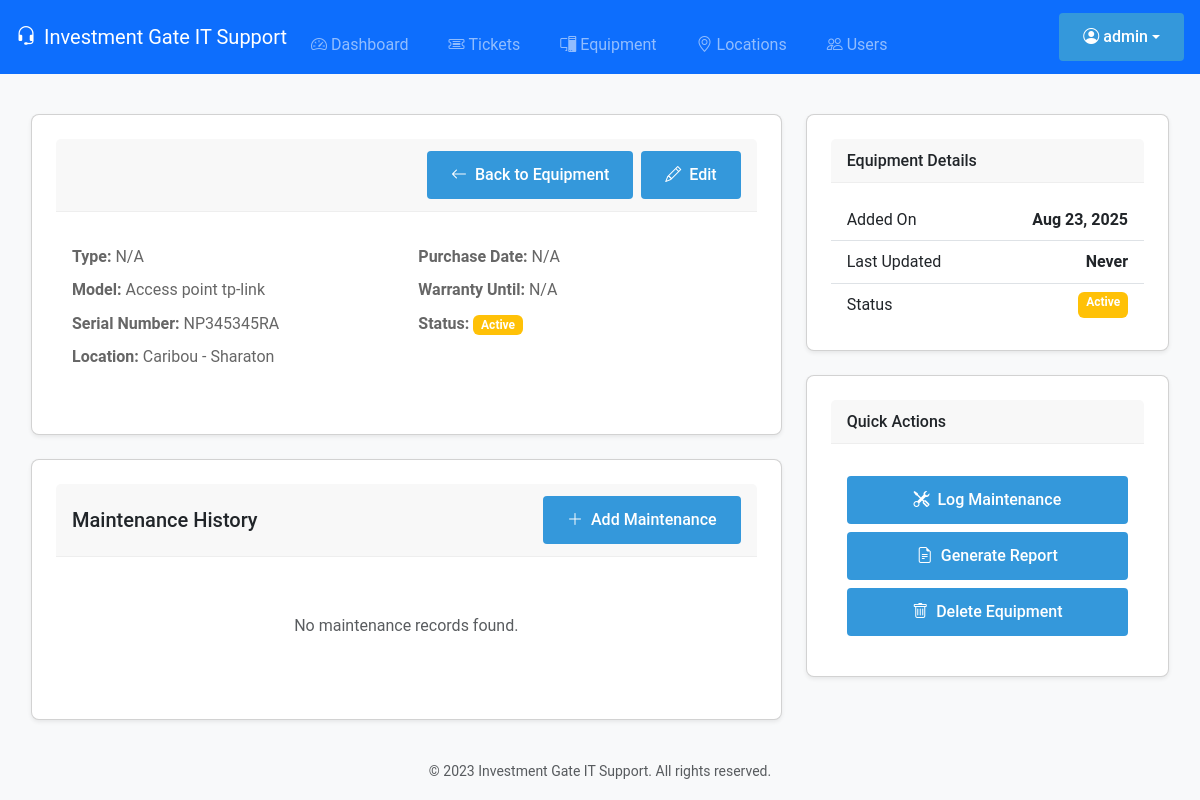
Screenshot of /equipment/1 (signed in) with the database file from the repository.
### tables this page shows
CREATE TABLE users (
    id INTEGER PRIMARY KEY AUTOINCREMENT,
    username TEXT UNIQUE NOT NULL,
    password TEXT NOT NULL,
    full_name TEXT NOT NULL,
    email TEXT UNIQUE NOT NULL,
    role TEXT NOT NULL DEFAULT 'user',
    created_at TIMESTAMP DEFAULT CURRENT_TIMESTAMP
);

CREATE TABLE equipment (
    id INTEGER PRIMARY KEY AUTOINCREMENT,
    device_type TEXT NOT NULL,
    model TEXT NOT NULL,
    serial_number TEXT UNIQUE NOT NULL,
    location_id INTEGER,
    ip_address TEXT,
    status TEXT NOT NULL DEFAULT 'Active',
    installation_date DATE,
    notes TEXT,
    created_at TIMESTAMP DEFAULT CURRENT_TIMESTAMP,
    FOREIGN KEY (location_id) REFERENCES locations (id)
);

CREATE TABLE locations (
    id INTEGER PRIMARY KEY AUTOINCREMENT,
    name TEXT NOT NULL,
    address TEXT NOT NULL,
    contact_person TEXT NOT NULL,
    contact_phone TEXT NOT NULL,
    anydesk_id TEXT,
    created_at TIMESTAMP DEFAULT CURRENT_TIMESTAMP
);

### application.py (the view)
@app.route('/equipment/<int:equipment_id>')
@login_required
def view_equipment(equipment_id):
    conn = get_db_connection()
    equipment = conn.execute('''
        SELECT e.*, l.name as location_name
        FROM equipment e
        LEFT JOIN locations l ON e.location_id = l.id
        WHERE e.id = ?
    ''', (equipment_id,)).fetchone()
    if not equipment:
        conn.close()
        flash('Equipment not found', 'danger')
        return redirect(url_for('equipment'))
    maintenance = conn.execute('''
        SELECT m.*, u.username as performed_by_username
        FROM maintenance m
        LEFT JOIN users u ON m.performed_by = u.id
        WHERE m.equipment_id = ?
        ORDER BY m.date_performed DESC
    ''', (equipment_id,)).fetchall()
    conn.close()
    return render_template('view_equipment.html',
                         equipment=dict(equipment),
                         maintenance=maintenance)

### application.py (called while the page is built)
def datetimeformat(value, format='%Y-%m-%d %H:%M'):
    if not value:
        return ""
    if hasattr(value, 'strftime'):
        return value.strftime(format)
    if isinstance(value, str):
        try:
            dt = datetime.fromisoformat(value.replace('Z', '+00:00'))
            return dt.strftime(format)
        except (ValueError, AttributeError):
            try:
                from dateutil import parser
                dt = parser.parse(value)
                return dt.strftime(format)
            except:
                return value  # Return as is if parsing fails
    return str(value)  # Fallback to string representation

@login_manager.user_loader
def load_user(user_id):
    conn = get_db_connection()
    user = conn.execute('SELECT * FROM users WHERE id = ?', (user_id,)).fetchone()
    conn.close()
    if not user:
        return None
    return User(user['id'], user['username'], user['role'])

def get_db_connection():
    conn = sqlite3.connect('database.db')
    conn.row_factory = sqlite3.Row
    conn.execute('PRAGMA busy_timeout = 5000')  # 5 second timeout
    return conn

### templates/view_equipment.html (shortened to what this page needs)
{% extends "base.html" %}
{% block content %}
<div class="container mt-4">
    <div class="row">
        <div class="col-md-8">
            <div class="card mb-4">
                <div class="card-header d-flex justify-content-between align-items-center">
                    <div>
                        <a href="{{ url_for('equipment') }}" class="btn btn-sm btn-outline-secondary me-1">
                            <i class="bi bi-arrow-left me-1"></i> Back to Equipment
                        </a>
                        <a href="{{ url_for('edit_equipment', equipment_id=equipment.id) }}" class="btn btn-sm btn-primary">
                            <i class="bi bi-pencil me-1"></i> Edit
                        </a>
                    </div>
                </div>
                <div class="card-body">
                    <div class="row mb-3">
                        <div class="col-md-6">
                            <p class="mb-2"><strong>Type:</strong> {{ equipment.type or 'N/A' }}</p>
                            <p class="mb-2"><strong>Model:</strong> {{ equipment.model or 'N/A' }}</p>
                            <p class="mb-2"><strong>Serial Number:</strong> {{ equipment.serial_number or 'N/A' }}</p>
                            <p class="mb-2"><strong>Location:</strong> {{ equipment.location_name or 'Unassigned' }}</p>
                        </div>
                        <div class="col-md-6">
                            <p class="mb-2"><strong>Purchase Date:</strong> {{ equipment.purchase_date|datetimeformat('%b %d, %Y') if equipment.purchase_date else 'N/A' }}</p>
                            <p class="mb-2"><strong>Warranty Until:</strong> {{ equipment.warranty_until|datetimeformat('%b %d, %Y') if equipment.warranty_until else 'N/A' }}</p>
                            <p class="mb-2"><strong>Status:</strong>
                                <span class="badge bg-{{ 'success' if equipment.status == 'active' else 'warning' }}">
                                    {{ equipment.status|title or 'N/A' }}
                                </span>
                            </p>
                        </div>
                    </div>
                </div>
            </div>
            <div class="card">
                <div class="card-header d-flex justify-content-between align-items-center">
                    <h5 class="mb-0">Maintenance History</h5>
                    <a href="#" class="btn btn-sm btn-primary" data-bs-toggle="modal" data-bs-target="#addMaintenanceModal">
                        <i class="bi bi-plus-lg me-1"></i> Add Maintenance
                    </a>
                </div>
                <div class="card-body">
                    {% if maintenance %}
                        <div class="table-responsive">
                            <table class="table table-hover">
                                <thead>
                                    <tr>
                                        <th>Date</th>
                                        <th>Type</th>
                                        <th>Performed By</th>
                                        <th>Description</th>
                                    </tr>
                                </thead>
                                <tbody>
                                    {% for record in maintenance %}
                                    <tr>
                                        <td>{{ record.date_performed|datetimeformat('%b %d, %Y') }}</td>
                                        <td>{{ record.maintenance_type|title }}</td>
                                        <td>{{ record.performed_by_username or 'System' }}</td>
                                        <td>{{ record.description|truncate(50) }}</td>
                                    </tr>
                                    {% endfor %}
                                </tbody>
                            </table>
                        </div>
                    {% else %}
                        <div class="text-center py-4">
                            <p class="text-muted">No maintenance records found.</p>
                        </div>
                    {% endif %}
                </div>
            </div>
        </div>
        <div class="col-md-4">
            <div class="card mb-4">
                <div class="card-header">
                    <h6 class="mb-0">Equipment Details</h6>
                </div>
                <ul class="list-group list-group-flush">
                    <li class="list-group-item d-flex justify-content-between">
                        <span>Added On</span>
                        <strong>{{ equipment.created_at|datetimeformat('%b %d, %Y') }}</strong>
                    </li>
                    <li class="list-group-item d-flex justify-content-between">
                        <span>Last Updated</span>
                        <strong>{{ equipment.updated_at|datetimeformat('%b %d, %Y') if equipment.updated_at else 'Never' }}</strong>
                    </li>
                    <li class="list-group-item d-flex justify-content-between">
                        <span>Status</span>
                        <span class="badge bg-{{ 'success' if equipment.status == 'active' else 'warning' }}">
                            {{ equipment.status|title or 'N/A' }}
                        </span>
                    </li>
                </ul>
            </div>
            <div class="card">
                <div class="card-header">
                    <h6 class="mb-0">Quick Actions</h6>
                </div>
                <div class="card-body">
                    <div class="d-grid gap-2">
                        <a href="#" class="btn btn-outline-primary" data-bs-toggle="modal" data-bs-target="#addMaintenanceModal">
                            <i class="bi bi-tools me-1"></i> Log Maintenance
                        </a>
                        <a href="#" class="btn btn-outline-secondary">
                            <i class="bi bi-file-earmark-text me-1"></i> Generate Report
                        </a>
                        <a href="#" class="btn btn-outline-danger" data-bs-toggle="modal" data-bs-target="#deleteEquipmentModal">
                            <i class="bi bi-trash me-1"></i> Delete Equipment
                        </a>
                    </div>
                </div>
            </div>
        </div>
    </div>
</div>
{% endblock %}

### templates/base.html (shortened to what this page needs)
<!DOCTYPE html>
<html lang="en">
<head>
    <link href="https://cdn.jsdelivr.net/npm/bootstrap@5.3.0/dist/css/bootstrap.min.css" rel="stylesheet">
    <link rel="stylesheet" href="https://cdn.jsdelivr.net/npm/bootstrap-icons@1.11.0/font/bootstrap-icons.css">
    <link rel="stylesheet" href="{{ url_for('static', filename='css/styles.css') }}">
</head>
<body>
    {% if not hide_nav %}
    <nav class="navbar navbar-expand-lg navbar-dark bg-primary py-2">
        <div class="container-fluid px-2 px-sm-3">
            <a class="navbar-brand d-flex align-items-center" href="{{ url_for('index') }}">
                <i class="bi bi-headset me-2"></i>
                <span class="d-none d-sm-inline">Investment Gate IT Support</span>
            </a>
            <div class="collapse navbar-collapse" id="navbarNav">
                <ul class="navbar-nav me-auto mb-2 mb-lg-0">
                    <li class="nav-item">
                        <a class="nav-link {% if request.endpoint == 'dashboard' %}active{% endif %}"
                           href="{{ url_for('dashboard') }}">
                            <i class="bi bi-speedometer2 me-1"></i>Dashboard
                        </a>
                    </li>
                    <li class="nav-item">
                        <a class="nav-link {% if request.endpoint == 'tickets' %}active{% endif %}"
                           href="{{ url_for('tickets') }}">
                            <i class="bi bi-ticket-detailed me-1"></i>Tickets
                        </a>
                    </li>
                    {% if current_user.role != 'opentickets' %}
                    <li class="nav-item">
                        <a class="nav-link {% if request.endpoint == 'equipment' %}active{% endif %}"
                           href="{{ url_for('equipment') }}">
                            <i class="bi bi-pc-display me-1"></i>Equipment
                        </a>
                    </li>
                    <li class="nav-item">
                        <a class="nav-link {% if request.endpoint == 'locations' %}active{% endif %}"
                           href="{{ url_for('locations') }}">
                            <i class="bi bi-geo-alt me-1"></i>Locations
                        </a>
                    </li>
                    {% endif %}
                    {% if current_user.is_authenticated and current_user.role == 'admin' %}
                    <li class="nav-item">
                        <a class="nav-link {% if request.endpoint == 'users' %}active{% endif %}"
                           href="{{ url_for('users') }}">
                            <i class="bi bi-people me-1"></i>Users
                        </a>
                    </li>
                    {% endif %}
                </ul>
                <div class="d-flex align-items-center">
                    {% if current_user.is_authenticated %}
                        <div class="dropdown">
                            <button class="btn btn-outline-light dropdown-toggle d-flex align-items-center" type="button"
                                    id="userDropdown" data-bs-toggle="dropdown" aria-expanded="false">
                                <i class="bi bi-person-circle me-1"></i>
                                <span class="d-none d-sm-inline">{{ current_user.username }}</span>
                            </button>
                        </div>
                    {% else %}
                        <a href="{{ url_for('login') }}" class="btn btn-outline-light me-2">
                            <i class="bi bi-box-arrow-in-right me-1"></i>
                            <span class="d-none d-sm-inline">Login</span>
                        </a>
                    {% endif %}
                </div>
            </div>
        </div>
    </nav>
    {% endif %}
    <main class="container-fluid py-3 px-2 px-md-3">
        {% block content %}{% endblock %}
    </main>
    <footer class="bg-light py-2 py-md-3 mt-auto">
        <div class="container-fluid text-center">
            <span class="text-muted small">© 2023 Investment Gate IT Support. All rights reserved.</span>
        </div>
    </footer>
</body>
</html>

### static/css/styles.css (style rules this page uses)
:root { --primary: #2c3e50; --secondary: #3498db; --accent: #e74c3c; --light: #ecf0f1; --dark: #2c3e50; --success: #2ecc71; --warning: #f39c12; --danger: #e74c3c; --gray: #95a5a6; --light-gray: #f5f5f5; }
* { margin: 0; padding: 0; box-sizing: border-box; }
body { font-family: 'Roboto', sans-serif; background-color: #f8f9fa; color: #333; line-height: 1.6; height: 100vh; display: flex; flex-direction: column; }
.container { width: 100%; max-width: 1200px; margin: 0 auto; padding: 0 15px; }
nav ul { display: flex; list-style: none; margin-top: 1rem; }
nav ul li { margin-right: 1.5rem; }
nav ul li a { color: white; text-decoration: none; font-weight: 500; padding: 0.5rem; border-radius: 4px; transition: background 0.3s; }
.card { background: white; border-radius: 8px; box-shadow: 0 2px 10px rgba(0, 0, 0, 0.1); padding: 1.5rem; }
.card-header { display: flex; justify-content: space-between; align-items: center; margin-bottom: 1rem; padding-bottom: 0.75rem; border-bottom: 1px solid #eee; }
.card-body { color: #666; }
.btn { display: inline-block; padding: 0.75rem 1.5rem; background: var(--secondary); color: white; border: none; border-radius: 4px; cursor: pointer; font-weight: 500; text-align: center; text-decoration: none; transition: all 0.3s; font-size: 1rem; }
footer { background: var(--dark); color: white; padding: 1.5rem 0; margin-top: 2rem; }
.text-center { text-align: center; }
.mt-4 { margin-top: 2rem; }
.mb-2 { margin-bottom: 1rem; }
.mb-3 { margin-bottom: 1.5rem; }
.mb-4 { margin-bottom: 2rem; }

### templates/base.html (style rules this page uses)
html { font-size: 16px; }
body { -webkit-text-size-adjust: 100%; -webkit-tap-highlight-color: transparent; -webkit-font-smoothing: antialiased; -moz-osx-font-smoothing: grayscale; }
.btn, .form-control, .form-select { min-height: 44px; }
.card { border-radius: 0.5rem; overflow: hidden; box-shadow: 0 0.125rem 0.25rem rgba(0, 0, 0, 0.075); }
.card-header { padding: 0.75rem 1rem; }

### rows the page displays
users: username "admin"
equipment: model "Access point tp-link", serial_number "NP345345RA", status "Active", created_at "Aug 23, 2025"
locations: name "Caribou - Sharaton"

### other values shown
{{ equipment.type or 'N/A' }} "N/A"
